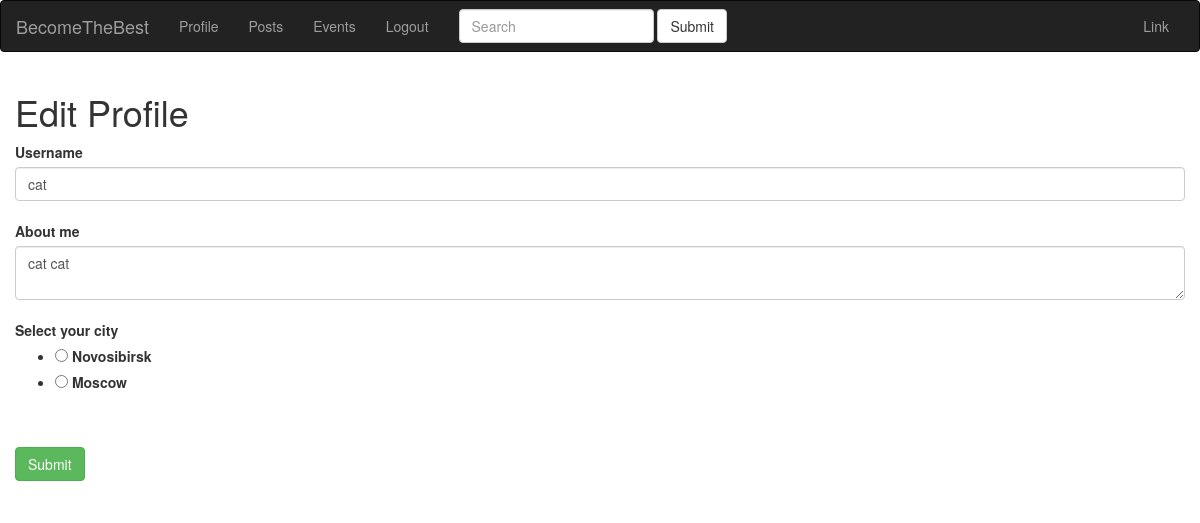
The app's page /user/edit_profile (signed in), older data.
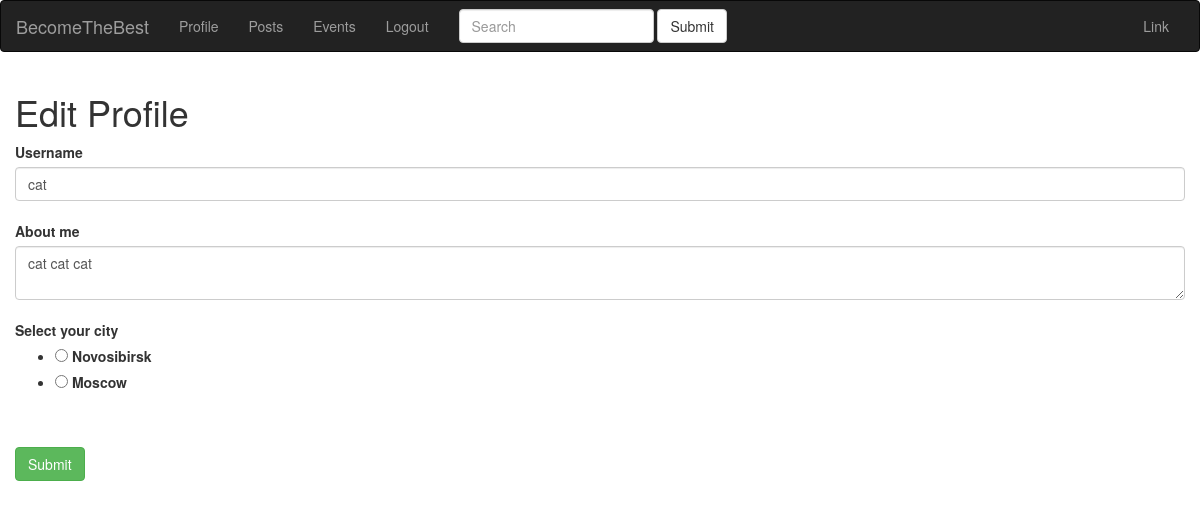
The same page, newer data.
### models.py (models this page shows, shortened)
class User(UserMixin, db.Model):
    id = db.Column(db.Integer, primary_key=True)
    email = db.Column(db.String(120), index=True, unique=True)
    username = db.Column(db.String(64), index=True, unique=True)
    password_hash = db.Column(db.String(255))
    date = db.Column(db.DateTime, index=True, default=datetime.utcnow)
    timestamp = db.Column(db.String(128), default=int(time()))
    city = db.Column(db.String(128))
    about_me = db.Column(db.String(140))
    last_seen = db.Column(db.DateTime, default=datetime.utcnow)
    active = db.Column(db.Boolean)
    tags = db.relationship(
        'Tag', secondary=user_tags, backref=db.backref('users', lazy='dynamic'))
    roles = db.relationship(
        'Role', secondary=roles_users, backref=db.backref('users', lazy='dynamic'))
    posts = db.relationship('Post', backref='author', lazy='dynamic')
    events = db.relationship('Event', backref='event_author', lazy='dynamic')
    followed = db.relationship(
        'User', secondary=followers,
        primaryjoin=(followers.c.follower_id == id),
        secondaryjoin=(followers.c.followed_id == id),
        backref=db.backref('followers', lazy='dynamic'), lazy='dynamic')

### blueprints/users/blueprint.py (the view)
@users.route('/edit_profile', methods=['GET', 'POST'])
@login_required
def edit_profile():
    form = EditProfileForm(current_user.username)
    if form.validate_on_submit():
        current_user.username = form.username.data
        current_user.about_me = form.about_me.data
        current_user.city = form.city.data
        try:
            db.session.commit()
            flash('Your changes have been saved.')
            return redirect(url_for('users.index'))
        except:
            flash('Something wrong')
            return redirect(url_for('users.edit_profile'))
    elif request.method == 'GET':
        form.username.data = current_user.username
        form.about_me.data = current_user.about_me
    return render_template('users/edit_profile.html', title='Edit Profile', form=form)

### blueprints/users/forms.py (shortened to what this page needs)
class EditProfileForm(FlaskForm):
    username = StringField('Username', validators=[DataRequired()])
    about_me = TextAreaField('About me', validators=[Length(min=0, max=140)])
    city = RadioField('Select your city', validators=[DataRequired()],
                    choices=[(city['label'], city['value']) for city in cities])
    submit = SubmitField('Submit')
    def __init__(self, original_username, *args, **kwargs):
        super(EditProfileForm, self).__init__(*args, **kwargs)
        self.original_username = original_username

### models.py (called while the page is built)
@login.user_loader
def load_user(id):
    return User.query.get(int(id))

### view.py (called while the page is built)
@app.before_request
def before_request():
    if current_user.is_authenticated:
        current_user.last_seen = datetime.utcnow()
        db.session.commit()

### blueprints/users/templates/users/edit_profile.html (shortened to what this page needs)
{% extends "base.html" %} {% block content %}
<h1>Edit Profile</h1>
<form action="" method="post">
    <div class="form-group">
        {{ form.username.label(class='control-label') }}<br> {{ form.username(class='form-control')}}<br>  {{ form.about_me.label(class='control-label') }}<br> {{ form.about_me(class='form-control') }}<br>  {{ form.city.label(class='control-label') }}<br> {{ form.city() }}<br>
        <br> {{ form.submit(class="btn btn-success") }}
</form>
{% endblock %}

Row changes from the older to the newer data that the page shows:
changed User "cat": about_me "cat cat" → "cat cat cat"
